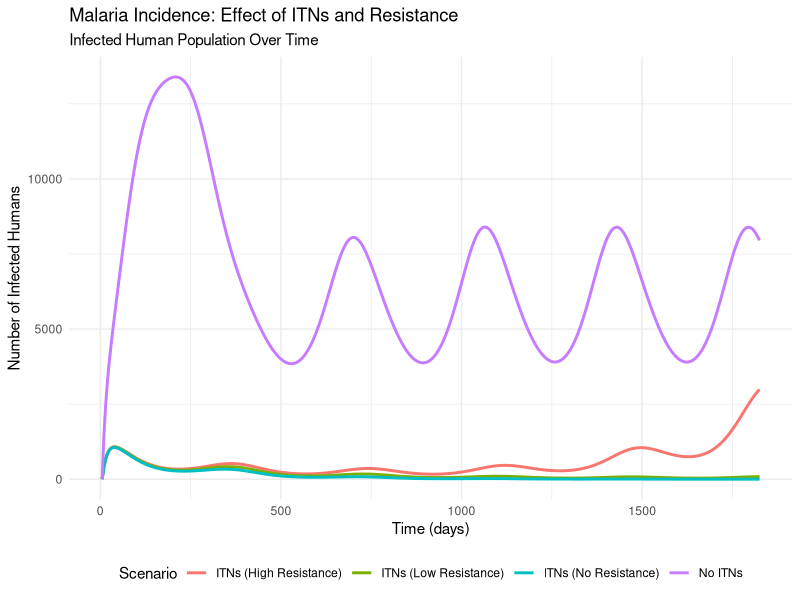
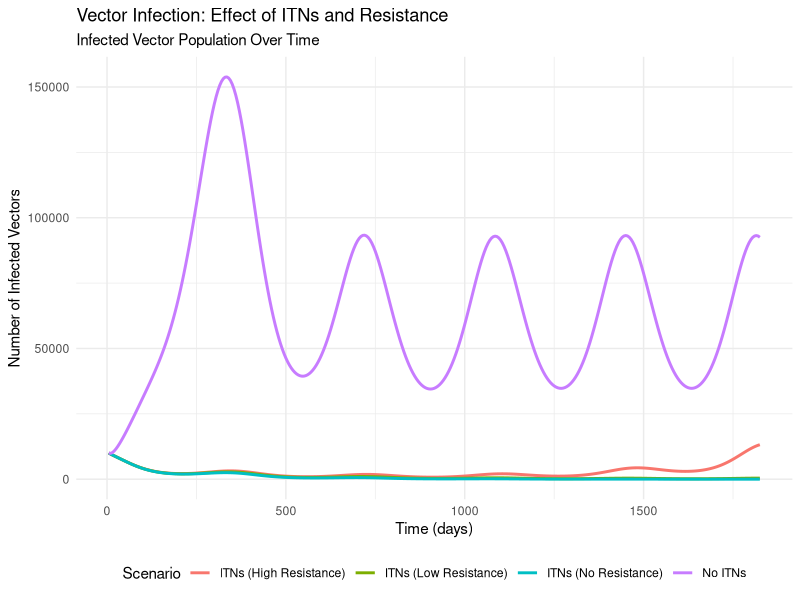
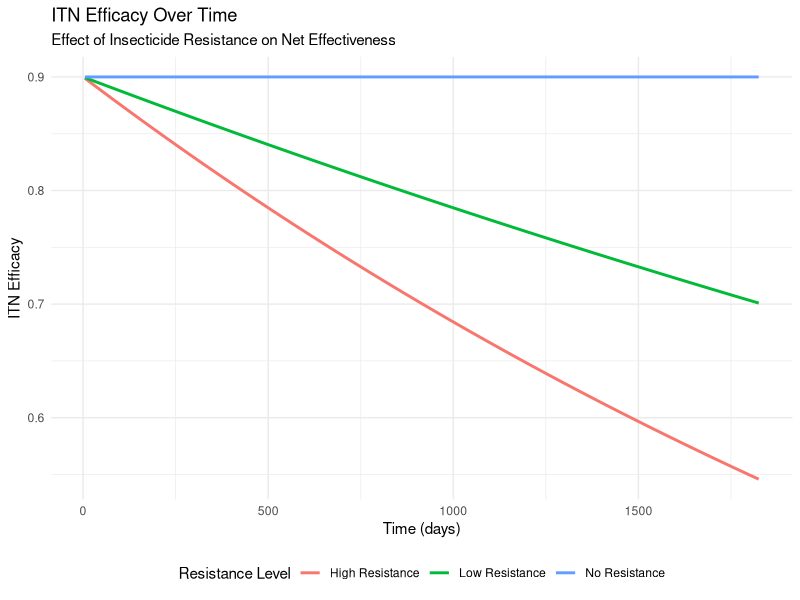

These charts were generated, in order, by the following R code: (Note: this script raises an error after producing the figures.)
# ===============================================================
#  Simulating and Fitting Malaria Transmission Model in Madagascar:Impact of Insecticide-Treated Nets (ITNs)
#  Author: Nana Safo Duker
#  Date: 2025
#  Description:
#     Coupled SIR–SI malaria transmission model incorporating
#     time-dependent ITN effectiveness decay due to insecticide
#     resistance. Implemented using deSolve in R.
# ===============================================================

# --- Load Libraries ---
library(deSolve)
library(tidyverse)

# -------- FUNCTION -------------
# 1. Define the SIR model with ITN effects and resistance
sir_si_itn <- function(t, y, parms) {
  with(as.list(c(y, parms)), {
    Nh  <-  Sh + Ih + Rh
    Nv  <-  Sv + Iv 
    
    # ITN effectiveness decreases over time due to resistance
    current_efficacy <- itn_efficacy * exp(-resistance_rate * t/365)
    
    # Effective ITN coverage (coverage * current efficacy)
    effective_itn_coverage <- itn_coverage * current_efficacy
    
    # Transmission reduction factor due to ITNs
    transmission_reduction <- (1 - effective_itn_coverage)
    
    # Modified transmission rates with ITN effects
    beta_h_to_v <- beta * transmission_reduction
    beta_v_to_h <- beta * transmission_reduction
    
    dSh <-  -beta_v_to_h*Sh*(Nv/Nh)*(Iv/Nv)/4 + (alpha*Rh)
    dIh <-  beta_v_to_h*Sh*(Nv/Nh)*(Iv/Nv)/4 - (gammah*Ih)
    dRh <-  (gammah*Ih) - (alpha*Rh)
    dSv <-  r*Nv*(1-(Nv/K)) - beta_h_to_v*Sv*(Ih/Nh)/4 - (1+sin(t*2*pi/365))/5* d*Sv
    dIv <-  beta_h_to_v*Sv*(Ih/Nh)/4 - (1+sin(t*2*pi/365))/5*d*Iv
    
    return(list(c(dSh, dIh, dRh, dSv, dIv)))
  })
}

# -------------------------
# 2. Define the parameters
# -------------------------
dt <- (1:365)* 5 
R0 <- 2
infectious_period <- 14
gammah <- 1/infectious_period
alpha <- 1/365
beta = betah = betav <- R0 * gammah
K <- 5e5; d <- 1/28; r <- 0.08

# ITN parameters
itn_coverage <- 0.8
itn_efficacy <- 0.9
resistance_rate <- 0.1

params <- c(
  beta = beta,
  gammah = gammah,
  K = K, d = d, r = r,
  alpha = alpha,
  itn_coverage = itn_coverage,
  itn_efficacy = itn_efficacy,
  resistance_rate = resistance_rate
)

# ---------------------------------
# 3. Define the initial conditions
# ---------------------------------
Nh = 200000; Nv = 2*Nh
I0h =  1
I0v = 10000
inits <- c(Sh = Nh - I0h, Ih = I0h, Rh = 0,
           Sv = Nv - I0v, Iv = I0v)

# -------------------------
# 4. Run simulations
# -------------------------
# Scenario 1: No ITNs
params_no_itn <- params
params_no_itn["itn_coverage"] <- 0

results_no_itn <- deSolve::lsoda(
  y = inits, times = dt, func = sir_si_itn,
  parms = params_no_itn, hmax = 0.1
) |> as.data.frame() |> mutate(scenario = "No ITNs")

# Scenario 2: ITNs with no resistance
params_no_resistance <- params
params_no_resistance["resistance_rate"] <- 0

results_no_resistance <- deSolve::lsoda(
  y = inits, times = dt, func = sir_si_itn,
  parms = params_no_resistance, hmax = 0.1
) |> as.data.frame() |> mutate(scenario = "ITNs (No Resistance)")

# Scenario 3: ITNs with low resistance
params_low_resistance <- params
params_low_resistance["resistance_rate"] <- 0.05

results_low_resistance <- deSolve::lsoda(
  y = inits, times = dt, func = sir_si_itn,
  parms = params_low_resistance, hmax = 0.1
) |> as.data.frame() |> mutate(scenario = "ITNs (Low Resistance)")

# Scenario 4: ITNs with high resistance
results_high_resistance <- deSolve::lsoda(
  y = inits, times = dt, func = sir_si_itn,
  parms = params, hmax = 0.1
) |> as.data.frame() |> mutate(scenario = "ITNs (High Resistance)")

# Combine all results
all_results <- bind_rows(
  results_no_itn,
  results_no_resistance,
  results_low_resistance,
  results_high_resistance
)

# -------------------------
# 5. Create plots
# -------------------------
human_infected_plot <- all_results %>%
  ggplot(aes(x = time, y = Ih, color = scenario)) +
  geom_line(linewidth = 1) +
  labs(
    title = "Malaria Incidence: Effect of ITNs and Resistance",
    subtitle = "Infected Human Population Over Time",
    x = "Time (days)", y = "Number of Infected Humans", color = "Scenario"
  ) + theme_minimal() + theme(legend.position = "bottom")

vector_infected_plot <- all_results %>%
  ggplot(aes(x = time, y = Iv, color = scenario)) +
  geom_line(linewidth = 1) +
  labs(
    title = "Vector Infection: Effect of ITNs and Resistance",
    subtitle = "Infected Vector Population Over Time",
    x = "Time (days)", y = "Number of Infected Vectors", color = "Scenario"
  ) + theme_minimal() + theme(legend.position = "bottom")

efficacy_data <- data.frame(
  time = dt,
  efficacy_no_resistance = params_no_resistance["itn_efficacy"] * exp(-params_no_resistance["resistance_rate"] * dt/365),
  efficacy_low_resistance = params_low_resistance["itn_efficacy"] * exp(-params_low_resistance["resistance_rate"] * dt/365),
  efficacy_high_resistance = params["itn_efficacy"] * exp(-params["resistance_rate"] * dt/365)
) %>%
  pivot_longer(cols = -time, names_to = "resistance_type", values_to = "efficacy") %>%
  mutate(resistance_type = case_when(
    resistance_type == "efficacy_no_resistance" ~ "No Resistance",
    resistance_type == "efficacy_low_resistance" ~ "Low Resistance",
    resistance_type == "efficacy_high_resistance" ~ "High Resistance"
  ))

efficacy_plot <- efficacy_data %>%
  ggplot(aes(x = time, y = efficacy, color = resistance_type)) +
  geom_line(linewidth = 1) +
  labs(
    title = "ITN Efficacy Over Time",
    subtitle = "Effect of Insecticide Resistance on Net Effectiveness",
    x = "Time (days)", y = "ITN Efficacy", color = "Resistance Level"
  ) + theme_minimal() + theme(legend.position = "bottom")

print(human_infected_plot)
print(vector_infected_plot)
print(efficacy_plot)

# -------------------------
# 6. Summary statistics
# -------------------------
summary_stats <- all_results %>%
  group_by(scenario) %>%
  summarise(
    max_infected_humans = max(Ih),
    mean_infected_humans = mean(Ih),
    total_infected_humans = sum(Ih),
    max_infected_vectors = max(Iv),
    mean_infected_vectors = mean(Iv),
    .groups = "drop"
  )

# Baseline comparison
baseline_total_infected <- summary_stats$total_infected_humans[summary_stats$scenario == "No ITNs"]
baseline_mean_infected <- summary_stats$mean_infected_humans[summary_stats$scenario == "No ITNs"]
summary_stats <- summary_stats %>%
  mutate(
    diff_total_infected_vs_no_itn = total_infected_humans - baseline_total_infected,
    diff_mean_infected_vs_no_itn = mean_infected_humans - baseline_mean_infected
  )

# ✅ Display all columns in full
cat("\nSummary Statistics (all columns):\n")
print(summary_stats, width = Inf)
glimpse(summary_stats)

if (requireNamespace("knitr", quietly = TRUE)) {
  cat("\nFormatted Table:\n")
  knitr::kable(summary_stats,
               caption = "Summary Statistics of ITN Scenarios",
               format = "pipe")
}

# -------------------------
# 7. Analysis and conclusions
# -------------------------
cat("\n", paste(rep("=", 60), collapse=""), "\n")
cat("ANALYSIS: ITN EFFECTIVENESS WITH RESISTANCE\n")
cat(paste(rep("=", 60), collapse=""), "\n")

# Peak values
no_itn_max <- summary_stats$max_infected_humans[summary_stats$scenario == "No ITNs"]
itn_no_resistance_max <- summary_stats$max_infected_humans[summary_stats$scenario == "ITNs (No Resistance)"]
itn_low_resistance_max <- summary_stats$max_infected_humans[summary_stats$scenario == "ITNs (Low Resistance)"]
itn_high_resistance_max <- summary_stats$max_infected_humans[summary_stats$scenario == "ITNs (High Resistance)"]

# Reduction %
reduction_no_resistance <- (no_itn_max - itn_no_resistance_max) / no_itn_max * 100
reduction_low_resistance <- (no_itn_max - itn_low_resistance_max) / no_itn_max * 100
reduction_high_resistance <- (no_itn_max - itn_high_resistance_max) / no_itn_max * 100

cat("1. ITN EFFECTIVENESS IN REDUCING MALARIA INCIDENCE:\n")
cat("   - No ITNs: Peak infected humans =", round(no_itn_max, 0), "\n")
cat("   - ITNs (No Resistance): Peak =", round(itn_no_resistance_max, 0),
    " (", round(reduction_no_resistance, 1), "% reduction)\n")
cat("   - ITNs (Low Resistance): Peak =", round(itn_low_resistance_max, 0),
    " (", round(reduction_low_resistance, 1), "% reduction)\n")
cat("   - ITNs (High Resistance): Peak =", round(itn_high_resistance_max, 0),
    " (", round(reduction_high_resistance, 1), "% reduction)\n\n")

cat("2. RESISTANCE IMPACT:\n")
cat("   - Resistance reduces ITN effectiveness by", round(reduction_no_resistance - reduction_high_resistance, 1), "percentage points\n")
cat("   - Even with high resistance, ITNs still provide", round(reduction_high_resistance, 1), "% reduction in peak infections\n\n")

cat("3. RECOMMENDATION:\n")
if (reduction_high_resistance > 20) {
  cat("   ✓ YES - ITNs should still be used even with resistance\n")
} else if (reduction_high_resistance > 10) {
  cat("   ⚠ MODERATE - ITNs provide some benefit but limited effectiveness\n")
} else {
  cat("   ✗ NO - ITNs may not be cost-effective with high resistance\n")
}

cat("\n4. ADDITIONAL CONSIDERATIONS:\n")
cat("   - ITN coverage:", round(itn_coverage * 100, 0), "%\n")
cat("   - Initial ITN efficacy:", round(itn_efficacy * 100, 0), "%\n")
cat("   - Resistance rate:", round(resistance_rate * 100, 1), "% per year\n")
cat("   - After 5 years, ITN efficacy drops to:", round(itn_efficacy * exp(-resistance_rate * 5) * 100, 1), "%\n")
ssssss
